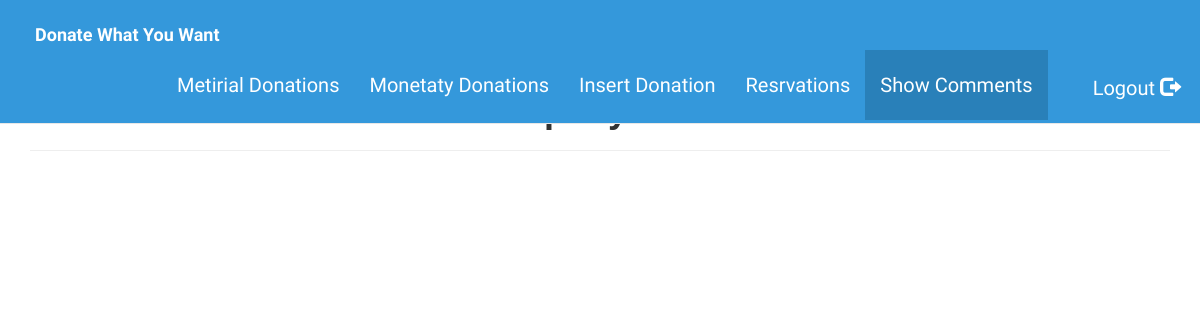
The app's page /modules/donations/show_comments.php, older data.
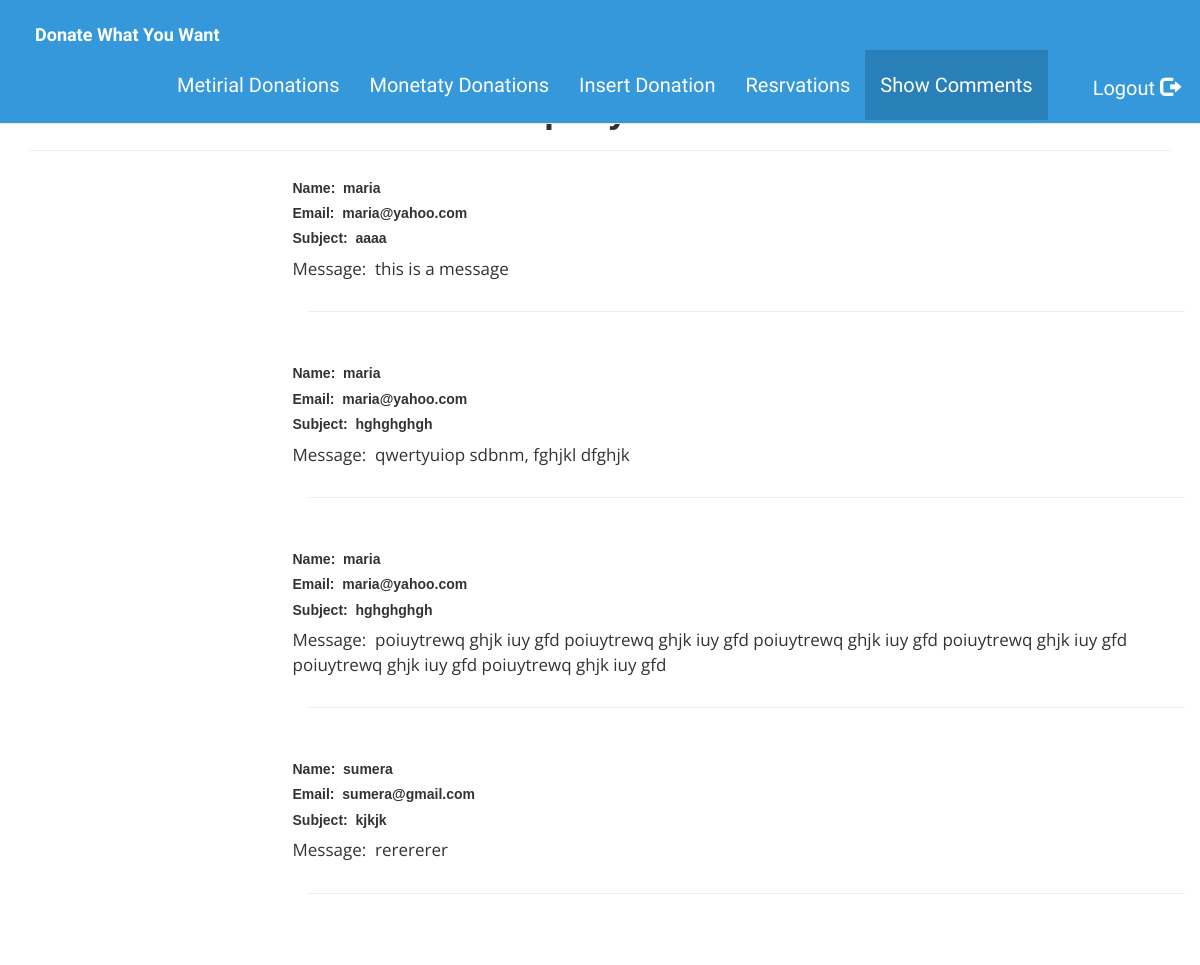
The same page, newer data.
### tables this page shows
CREATE TABLE IF NOT EXISTS `visitor_comment` (
  `comment_id` int(11) NOT NULL AUTO_INCREMENT,
  `visitor_name` varchar(30) NOT NULL,
  `visitor_email` varchar(30) NOT NULL,
  `visitor_subject` varchar(55) DEFAULT NULL,
  `visitor_message` varchar(400) NOT NULL,
  PRIMARY KEY (`comment_id`)
);

### modules/donations/show_comments.php (the view, shortened to what this page needs)
<!DOCTYPE html>
<html>
<head>
<?php
include "donation_store_header_footer.php";
?>
</head>
<body>
	<div class="container">
		<div class="row">
			<div class="col-md-12">
				<h1 style="text-align:center">Company Name </h1>
				<hr>
			</div>
		</div>
		<div class="row">
			<div class="col-md-3">
			</div>
			<div class="col-md-9">
				<?php
					$servername = "localhost";
					$username = "root";
					$password = "";
					$dbname = "donation_store";
					$conn = new mysqli($servername, $username, $password, $dbname);
					$sql = "select visitor_name,visitor_email,visitor_subject,visitor_message from visitor_comment";
					$result = $conn->query($sql);
					echo '<div class="row">';
					if($result->num_rows > 0)
					{
						while($row = $result->fetch_assoc())
						{
							echo '<div class="row">';
							echo '<h5 ><b>Name: &nbsp;'.$row["visitor_name"].'</b></h5>';
							echo '<h5 ><b>Email: &nbsp;'.$row["visitor_email"].'</b></h5>  <h5 ><b>Subject: &nbsp;'.$row["visitor_subject"].'</b></h5>   <p >Message: &nbsp;'.$row["visitor_message"].'</p></div>';
							echo "<hr/>  <br>"	;
						}
					}
				?>
			</div>
		</div>
		<div style="height:100px; width:100px"> </div>
	</div>
</body>
</html>

Row changes from the older to the newer data that the page shows:
added visitor_comment: visitor_name "maria", visitor_email "maria@yahoo.com", visitor_subject "aaaa", visitor_message "this is a message"
added visitor_comment: visitor_name "maria", visitor_email "maria@yahoo.com", visitor_subject "hghghghgh", visitor_message "qwertyuiop sdbnm, fghjkl dfghjk"
added visitor_comment: visitor_name "maria", visitor_email "maria@yahoo.com", visitor_subject "hghghghgh", visitor_message "poiuytrewq ghjk iuy gfd poiuytrewq ghjk iuy gfd poiuytrewq ghjk iuy gfd poiuytrewq ghjk iuy gfd poiuytrewq ghjk iuy gfd poiuytrewq ghjk iuy gfd"
added visitor_comment: visitor_name "sumera", visitor_email "sumera@gmail.com", visitor_subject "kjkjk", visitor_message "rerererer"
